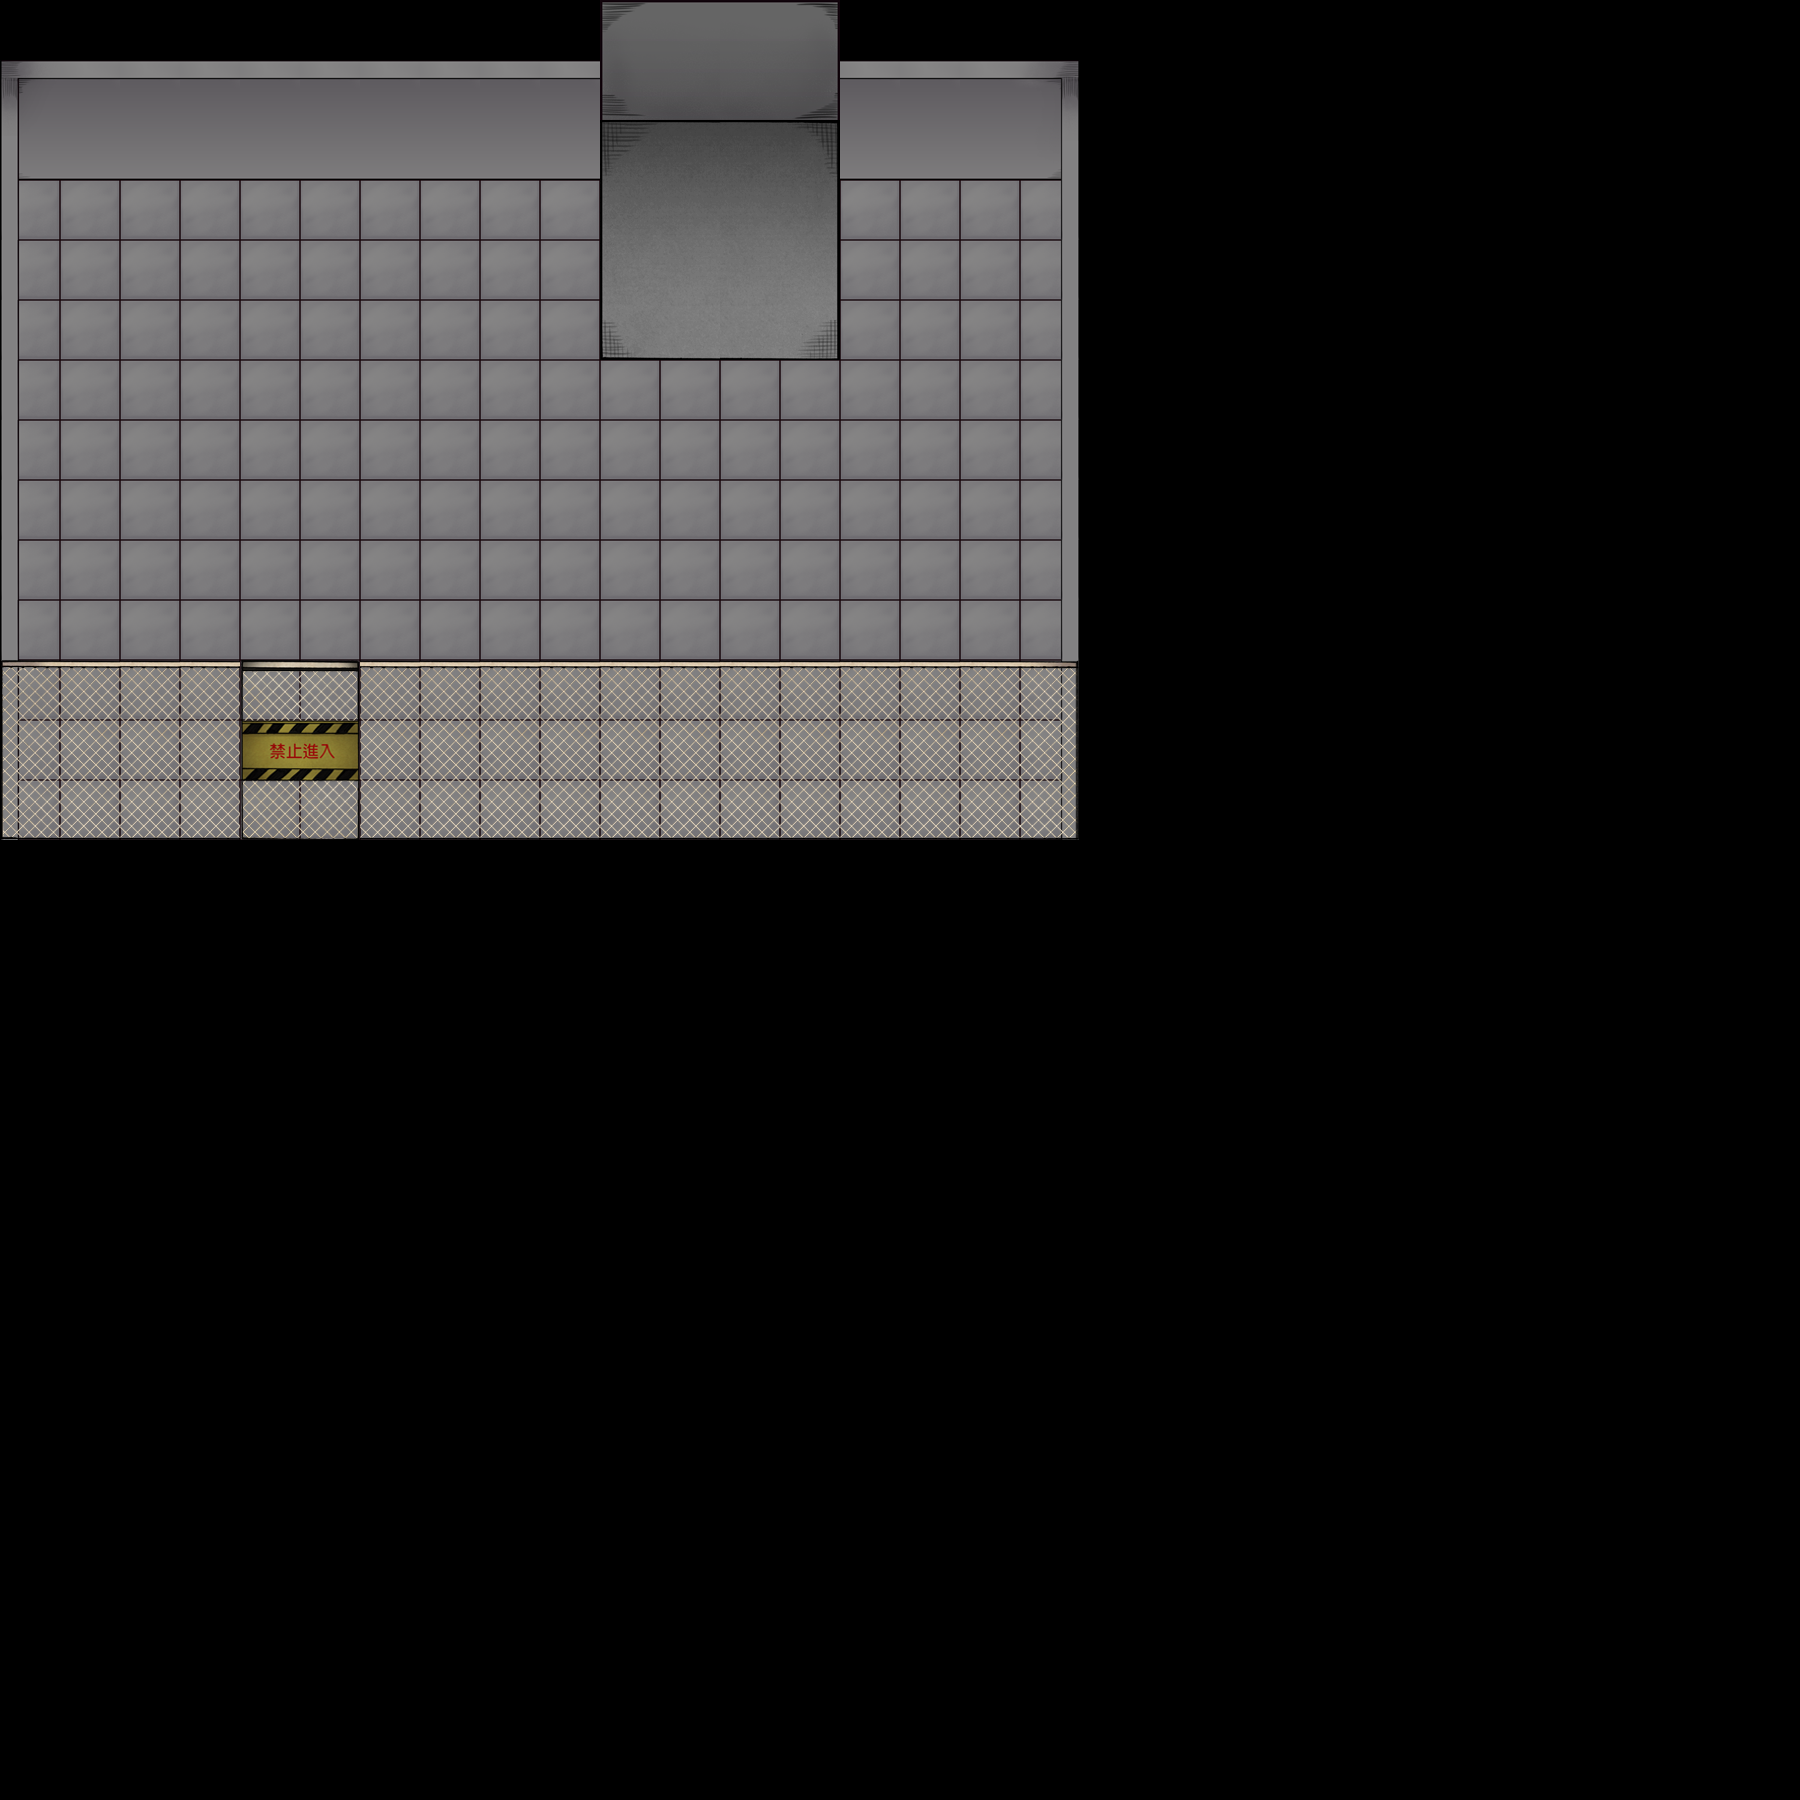

This game map was drawn from its Tiled (.tmx) file and the tilesets committed beside it. A one-line description and the trimmed map source follow:
An orthogonal 30x30 tile map with 60x60 px tiles, 2 tile layers (圖塊層 1, 圖塊層 2), 5 tilesets.

<map version="1.0" orientation="orthogonal" renderorder="left-up" width="30" height="30" tilewidth="60" tileheight="60" nextobjectid="1">
 <tileset firstgid="1" name="wall" tilewidth="60" tileheight="60" tilecount="12">
  <image source="../img/1-1_Garret_wall.png" trans="ff00ff" width="180" height="240" />
 </tileset>
 <tileset firstgid="13" name="BarbedWire" tilewidth="60" tileheight="60" tilecount="9">
  <image source="../img/1-1_Garret_BarbedWire.png" trans="ff00ff" width="180" height="180" />
 </tileset>
 <tileset firstgid="22" name="BarbedWire2" tilewidth="60" tileheight="60" tilecount="6">
  <image source="../img/1-1_Garret_BarbedWire2.png" trans="ff00ff" width="120" height="180" />
 </tileset>
 <tileset firstgid="28" name="floor" tilewidth="60" tileheight="60" tilecount="15">
  <image source="../img/1-1_Garret_floor.png" trans="ff00ff" width="180" height="300" />
 </tileset>
 <tileset firstgid="43" name="top" tilewidth="60" tileheight="60" tilecount="6">
  <image source="../img/1-1_Garret_top.png" trans="ff00ff" width="180" height="120" />
 </tileset>
 <layer name="圖塊層 1" width="30" height="30">
  <data>[900 cells, 238 non-empty, 27 distinct tile ids]</data>
 </layer>
 <layer name="圖塊層 2" width="30" height="30">
  <data>[900 cells, 54 non-empty, 15 distinct tile ids]</data>
 </layer>
</map>
